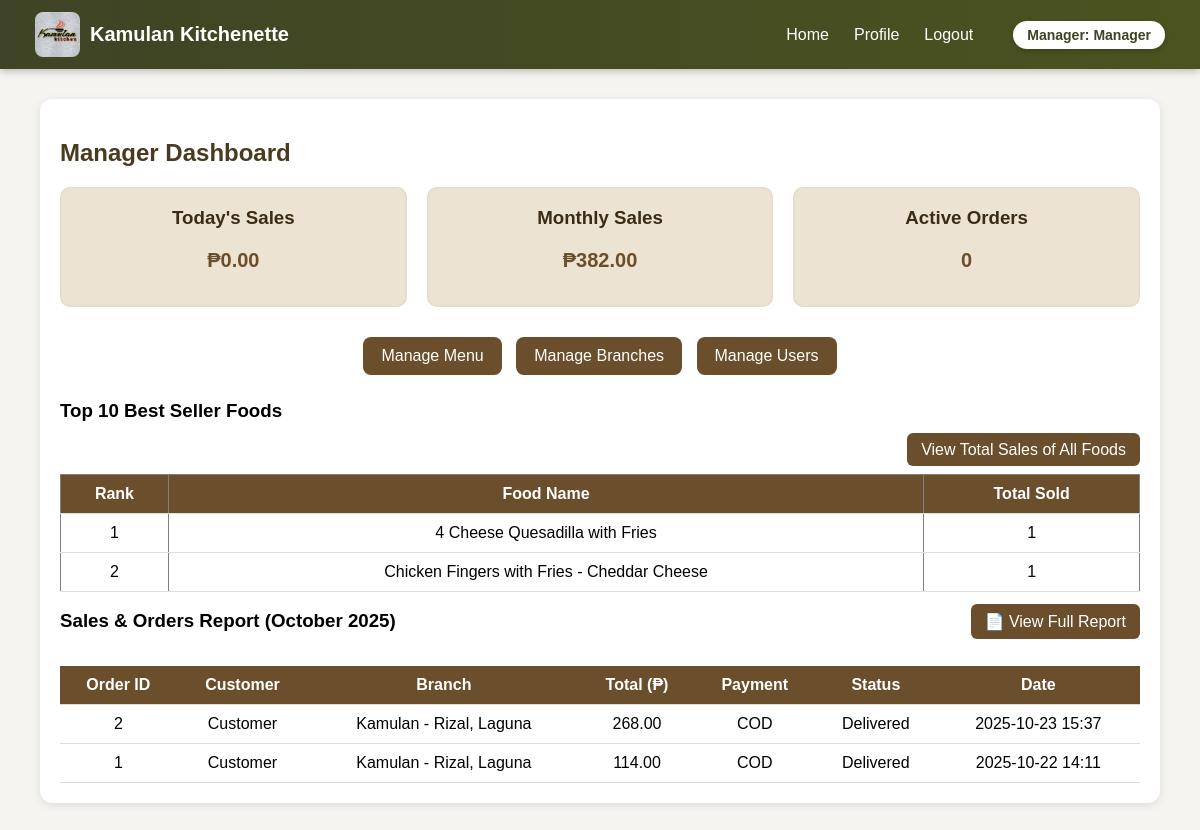
Page /admin/dashboard.php (signed in) on the committed database.
### tables this page shows
CREATE TABLE `orders` (
  `id` int(11) NOT NULL,
  `user_id` int(11) DEFAULT NULL,
  `branch_id` int(11) DEFAULT NULL,
  `address` varchar(255) DEFAULT NULL,
  `total` decimal(10,2) DEFAULT NULL,
  `payment_method` enum('COD','GCash') DEFAULT 'COD',
  `status` enum('Placed','Preparing','Out for Delivery','Delivered','Cancelled') DEFAULT 'Placed',
  `rider_id` int(11) DEFAULT NULL,
  `created_at` timestamp NOT NULL DEFAULT current_timestamp()
);

### admin/dashboard.php (the view, shortened to what this page needs)
<?php
require_once(__DIR__ . '/../config/db.php');
$today_sales = $pdo->query("
    SELECT COALESCE(SUM(total), 0)
    FROM orders
    WHERE DATE(created_at) = CURDATE()
")->fetchColumn();
$month_sales = $pdo->query("
    SELECT COALESCE(SUM(total), 0)
    FROM orders
    WHERE MONTH(created_at) = MONTH(CURDATE())
      AND YEAR(created_at) = YEAR(CURDATE())
")->fetchColumn();
$active_orders = $pdo->query("
    SELECT COUNT(*)
    FROM orders
    WHERE status IN ('Placed','Preparing','Out for Delivery')
")->fetchColumn();
$query = "
    SELECT
        o.id,
        COALESCE(u.name, 'Guest') AS customer,
        COALESCE(b.name, 'Unknown Branch') AS branch,
        o.total,
        o.payment_method,
        o.status,
        o.created_at
    FROM orders o
    LEFT JOIN users u ON o.user_id = u.id
    LEFT JOIN branches b ON o.branch_id = b.id
    WHERE 1
";
$params = [];
$query .= " ORDER BY o.created_at DESC";
$stmt = $pdo->prepare($query);
$stmt->execute($params);
$orders = $stmt->fetchAll(PDO::FETCH_ASSOC);
$bestSellerQuery = "
    SELECT
        m.name AS item_name,
        SUM(oi.qty) AS total_sold,
        SUM(oi.qty * oi.price) AS total_revenue
    FROM order_items oi
    INNER JOIN orders o ON oi.order_id = o.id
    INNER JOIN menu_items m ON oi.menu_item_id = m.id
    WHERE o.status IN ('Completed', 'Delivered')
    GROUP BY m.id
    ORDER BY total_sold DESC
    LIMIT 10
";
$bestSellers = $pdo->query($bestSellerQuery)->fetchAll(PDO::FETCH_ASSOC);
$currentMonth = date('F');
$currentYear = date('Y');
$query = "
  SELECT o.id, u.name AS customer, b.name AS branch, o.total, o.payment_method, o.status, o.created_at
  FROM orders o
  LEFT JOIN users u ON o.user_id = u.id
  LEFT JOIN branches b ON o.branch_id = b.id
  WHERE MONTH(o.created_at) = MONTH(CURDATE())
    AND YEAR(o.created_at) = YEAR(CURDATE())
  ORDER BY o.created_at DESC
";
$stmt = $pdo->query($query);
$orders = $stmt->fetchAll(PDO::FETCH_ASSOC);
?>
<!doctype html>
<html lang="en">
<head>
</head>
<body>
<?php include __DIR__ . '/../_partials/header_staff.php'; ?>
<div class="container">
  <h2>Manager Dashboard</h2>
  <div class="stats">
    <div class="card">
      <h3>Today's Sales</h3>
      <p>₱<?= number_format($today_sales, 2) ?></p>
    </div>
    <div class="card">
      <h3>Monthly Sales</h3>
      <p>₱<?= number_format($month_sales, 2) ?></p>
    </div>
    <div class="card">
      <h3>Active Orders</h3>
      <p><?= $active_orders ?></p>
    </div>
  </div>
  <div class="links">
    <a href="/kamulan-system/admin/manage_menu.php">Manage Menu</a>
    <a href="/kamulan-system/admin/manage_branches.php">Manage Branches</a>
    <a href="/kamulan-system/admin/manage_users.php">Manage Users</a>
  </div>
<h3>Top 10 Best Seller Foods</h3>
<div style="text-align:right; margin-bottom:10px;">
  <a href="total_sales.php"
  style="background:#6b4f2c; color:white; text-decoration:none; padding:8px 14px; border-radius:6px;">
     View Total Sales of All Foods
  </a>
</div>
<table border="1" cellspacing="0" cellpadding="8" style="width:100%; border-collapse:collapse;">
  <thead>
    <tr style="background:#4b5320; color:white;">
      <th style="width:10%;">Rank</th>
      <th>Food Name</th>
      <th style="width:20%;">Total Sold</th>
    </tr>
  </thead>
  <tbody>
    <?php if (!empty($bestSellers)): ?>
      <?php foreach ($bestSellers as $index => $item): ?>
        <tr style="text-align:center;">
          <td><?= $index + 1 ?></td>
          <td><?= htmlspecialchars($item['item_name']) ?></td>
          <td><?= htmlspecialchars($item['total_sold']) ?></td>
        </tr>
      <?php endforeach; ?>
    <?php else: ?>
      <tr><td colspan="3" style="text-align:center;">No data available</td></tr>
    <?php endif; ?>
  </tbody>
</table>
<div style="display: flex; justify-content: space-between; align-items: center; margin-bottom: 10px;">
  <h3>Sales & Orders Report (<?= $currentMonth . ' ' . $currentYear ?>)</h3>
  <a href="sales_report.php"
     style="background:#6b4f2c; color:white; text-decoration:none; padding:8px 14px; border-radius:6px;">
     📄 View Full Report
  </a>
</div>
<table>
  <tr>
    <th>Order ID</th>
    <th>Customer</th>
    <th>Branch</th>
    <th>Total (₱)</th>
    <th>Payment</th>
    <th>Status</th>
    <th>Date</th>
  </tr>
  <?php if (count($orders) > 0): ?>
    <?php foreach ($orders as $o): ?>
      <tr>
        <td><?= $o['id'] ?></td>
        <td><?= htmlspecialchars($o['customer'] ?? 'Guest') ?></td>
        <td><?= htmlspecialchars($o['branch'] ?? '—') ?></td>
        <td><?= number_format($o['total'], 2) ?></td>
        <td><?= htmlspecialchars($o['payment_method']) ?></td>
        <td><?= htmlspecialchars($o['status']) ?></td>
        <td><?= date('Y-m-d H:i', strtotime($o['created_at'])) ?></td>
      </tr>
    <?php endforeach; ?>
  <?php else: ?>
    <tr><td colspan="7">No orders found for <?= $currentMonth ?>.</td></tr>
  <?php endif; ?>
</table>
</div>
</body>
</html>

### admin/dashboard.php (style rules this page uses)
body { font-family: 'Poppins', sans-serif; background: #f6f4f0; margin: 0; }
.container { width: 90%; margin: 30px auto; background: #fff; padding: 20px; border-radius: 12px; box-shadow: 0 2px 8px rgba(0,0,0,0.1); }
h2 { color: #4a3b20; }
.stats { display: flex; flex-wrap: wrap; gap: 20px; margin-bottom: 25px; }
.card { flex: 1 1 200px; background: #ede3d2; padding: 15px; border-radius: 10px; text-align: center; box-shadow: inset 0 0 3px rgba(0,0,0,0.1); }
.card h3 { margin: 5px 0; color: #3b2c16; }
.card p { font-size: 20px; font-weight: 600; color: #6b4f2c; }
.links { margin-bottom: 20px; text-align: center; }
.links a { background: #6b4f2c; color: white; padding: 10px 18px; border-radius: 8px; text-decoration: none; margin: 5px; display: inline-block; transition: background 0.2s; }
table { width: 100%; border-collapse: collapse; margin-top: 15px; }
th, td { border-bottom: 1px solid #ddd; padding: 10px; text-align: center; }
th { background: #6b4f2c; color: white; }

### rows in the picture
orders: id "2", customer "Customer", branch "Kamulan - Rizal, Laguna", total "268.00", payment_method "COD", status "Delivered", created_at "2025-10-23 15:37"
orders: id "1", customer "Customer", branch "Kamulan - Rizal, Laguna", total "114.00", payment_method "COD", status "Delivered", created_at "2025-10-22 14:11"

### other values in the picture
$role "Manager"
$userName "Manager"
$today_sales "0.00"
$month_sales "382.00"
$active_orders "0"
$item['item_name'] "4 Cheese Quesadilla with Fries"
$item['total_sold'] "1"
$item['item_name'] "Chicken Fingers with Fries - Cheddar Cheese"
